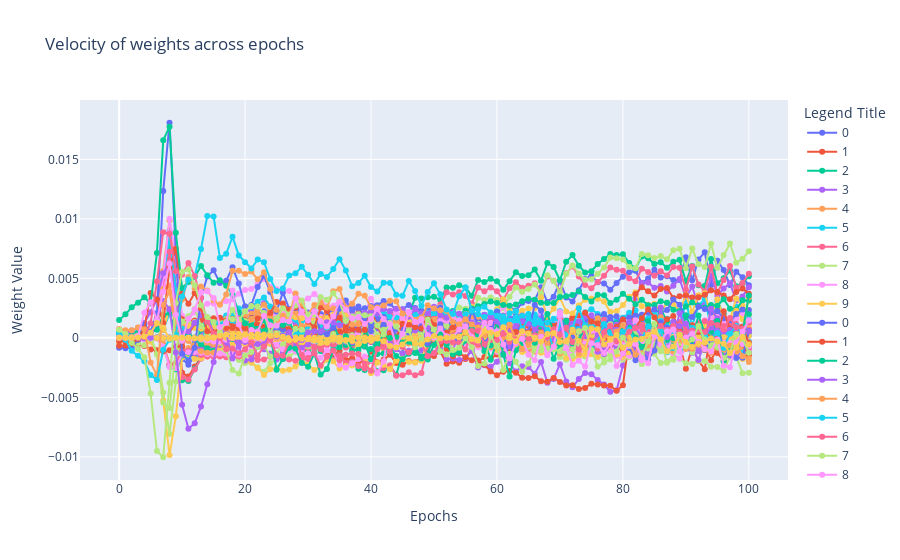

Here is the notebook cell this chart was saved with:
### Code cell
componenet_num=0
wt_num=1
print("Number of epochs = ",len(weight_description["conv1.weight"][componenet_num][wt_num]))
weight_description.keys()
weight_description["conv1.weight"][0][0]



tuples_combo=[]
fig = go.Figure()
# take some random components
layer_names=list(weight_description.keys())


for nm in layer_names:
    component_numbers=list(weight_description[nm].keys())
    for component_number in component_numbers[:10]:
        for weight_number in list(weight_description[nm][component_number].keys())[:10]:
#             print(component_number,weight_number)
            wt_distribution=np.abs(np.array(weight_description[nm][component_number][weight_number]))
            epochs=len(wt_distribution)
            xs=[i for i in range(0,epochs)]
            
            dx = xs[1]-xs[0]
            y = wt_distribution
            vel = np.gradient(y, dx)
            accel=np.gradient(vel, dx)


#             if wt_distribution[0]>0.9:

    
#             fig.add_trace(go.Scatter(x=xs, y=wt_distribution,
#                 mode='lines+markers',
#                 name=str(weight_number)))
        
            fig.add_trace(go.Scatter(x=xs, y=vel,
                mode='lines+markers',
                name=str(weight_number)))
        break

        
    

fig.update_layout(
    title="Velocity of weights across epochs",
    xaxis_title="Epochs",
    yaxis_title="Weight Value",
    legend_title="Legend Title",
#     font=dict(
#         family="Courier New, monospace",
#         size=18,
#         color="RebeccaPurple"
#     )
)
            
fig.show()
